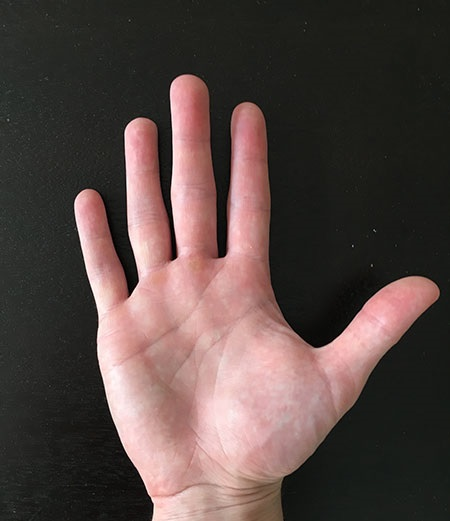
#> input picture data/images/hand.jpg, 450 x 521 px
$ python day055.py
#> lines starting #> are read from the running program, lines starting #| are printed output that depends on the picture; after the words box and inside, x2 and y2 are one past the last pixel; in counts of white or black regions, pixels touching at a corner belong together
'''
Author       : Bingqiang Zhou
Date         : 2021-02-22 17:54:35
LastEditors  : Bingqiang Zhou
LastEditTime : 2021-02-22 18:21:43
Description  : 二值图像分析 – 凸包检测
    对二值图像进行轮廓分析之后，对获取到的每个轮廓数据，
    可以构建每个轮廓的凸包，构建完成之后会返回该凸包包含的点集。
    根据返回的凸包点集可以绘制该轮廓对应的凸包。
    OpenCV对轮廓提取凸包的API函数如下：
        void cv::convexHull(
            InputArray points,
            OutputArray hull,
            bool clockwise = false,
            bool returnPoints = true
        )
    points参数是输入的轮廓点集
    hull凸包检测的输出结果，当参数returnPoints为ture的时候返回凸包的顶点坐标是个点集、returnPoints为false的是返回的是一个integer的vector里面是凸包各个顶点在轮廓点集对应的index
    clockwise 表示顺时针方向或者逆时针方向
    returnPoints表示是否返回点集
    OpenCV中的凸包寻找算法是基于Graham’s扫描法。
    OpenCV中还提供了另外一个API函数用来判断一个轮廓是否为凸包，该方法如下：
        bool cv::isContourConvex(
        InputArray contour
        )
    该方法只有一个输入参数就是轮廓点集。
'''


import cv2 as cv
import numpy as np
import matplotlib.pyplot as plt

src = cv.imread("../data/images/hand.jpg")
#> src is the input picture: shape (521, 450, 3); mean B, G, R 67.4, 70.7, 86.1

t = 80
binary = cv.Canny(src, t, t*2) # 边缘检测
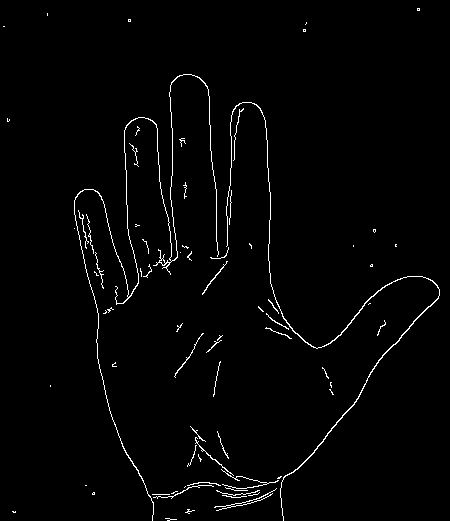
#> binary: shape (521, 450); 1.7% white in thin lines or dots
# gray = cv.cvtColor(src, cv.COLOR_BGR2GRAY)
# thresh, binary = cv.threshold(gray, 0, 255, cv.THRESH_OTSU)
k = np.ones((3, 3), dtype=np.uint8)
# 膨胀，最大值滤波，卷积核与图像做卷积，即计算卷积核覆盖的区域的像素点的最大值，并把这个最大值赋值给参考点指定的像素
binary = cv.morphologyEx(binary, cv.MORPH_DILATE, k)
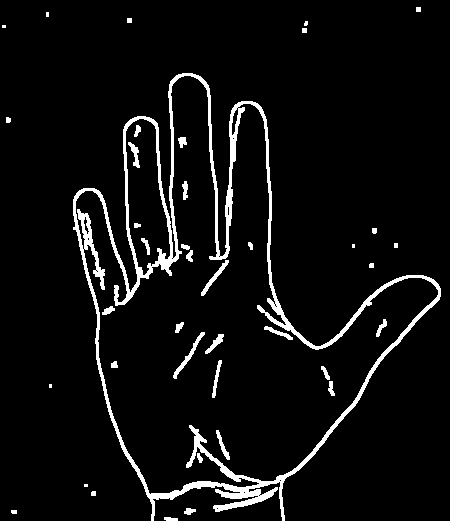
#> binary: shape (521, 450); 5.6% white; 40 white regions (6 under 20 px)

temp = src.copy()
# 发现轮廓
contours, hierarchy = cv.findContours(binary, cv.RETR_EXTERNAL, cv.CHAIN_APPROX_SIMPLE)
#> contours = 18 contours, 15 with area under 20; largest, box (x1, y1, x2, y2) and area: (73, 73, 441, 521) 75834, (184, 508, 196, 515) 42, (164, 517, 178, 521) 31
for c in range(len(contours)):
    cv.drawContours(src, contours, c, (0, 0, 255), 2, cv.LINE_8)

    # 跳过面积小于100的轮廓
    area = cv.contourArea(contours[c])
    if area < 100:
        continue

    points = cv.convexHull(contours[c]) # 提取凸包
    is_convex = cv.isContourConvex(contours[c]) # 判断轮廓是否为凸包
    print(f"contours {c}: isContourConvex: {is_convex}")
    is_convex = cv.isContourConvex(points)
    print(f"contours {c} after convexHull: isContourConvex: {is_convex}")

    # 将轮廓凸包画出来
    total = len(points)
    for i in range(total):
        x1, y1 = points[i%total][0]
        x2, y2 = points[(i+1)%total][0]
        cv.circle(temp, (x1, y1), 5, (255, 0, 0), 2)
        cv.line(temp, (x1, y1), (x2, y2), (0, 0, 255), 2)
#> this loop made 18 passes
#> area on passes 1, 3: 31, 41.5
#> (area, total) on pass 12: (75833.5, 25)
#| contours 11: isContourConvex: False
#| contours 11 after convexHull: isContourConvex: True
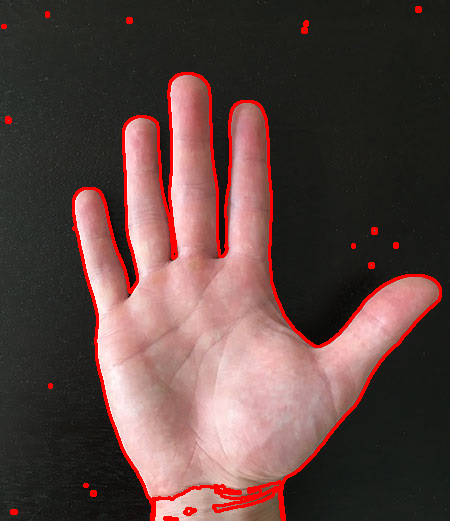
#> src: shape (521, 450, 3); 3.85% of pixels changed, all inside (x1, y1, x2, y2) = (1, 6, 442, 521)
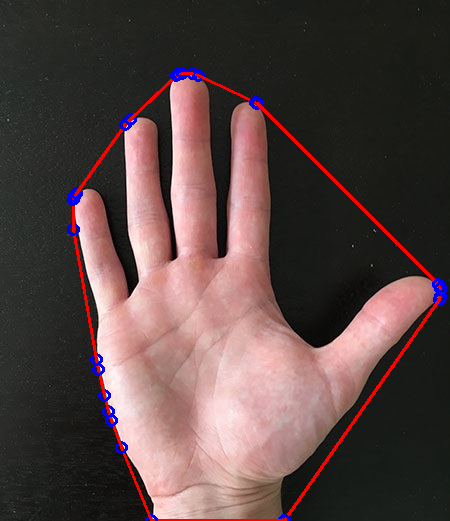
#> temp: shape (521, 450, 3); 2.23% of pixels changed, all inside (x1, y1, x2, y2) = (67, 67, 447, 521)


# 可视化
rows = 1
cols = 3
images = [binary, src, temp]
titles = ["binary image", "image"]
plt.figure(figsize=(cols * 4, rows * 3)) # Width, height in inches.
for index, image in enumerate(images):
    plt.subplot(rows, cols, index + 1)
    if index >= len(titles):
        plt.title("image")
    else:
        plt.title(titles[index])
    plt.axis("off")
    if image.ndim > 2:
        plt.imshow(image[:, :, ::-1])
    else:
        plt.imshow(image, cmap="gray")
#> this loop made 3 passes
plt.show()
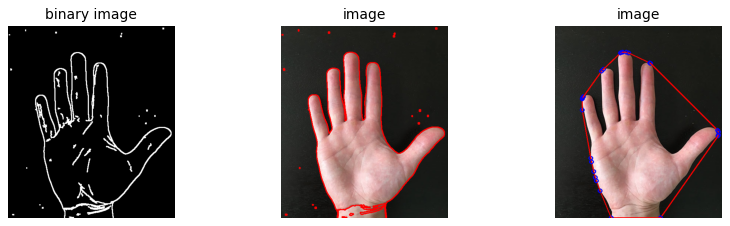
#> figure drawn by matplotlib, 3 panels
